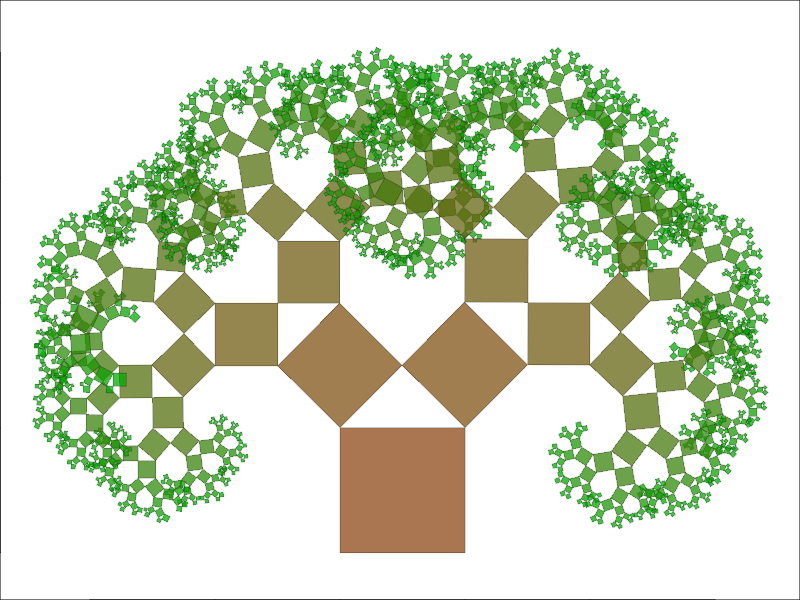

Recreate this plot in R.
# This program generates a Pythagoras tree with a randomly varying branching ratio 
# at each bifurcation point


rotationMatrix2D <- function(rad){
  # Creates a 2D rotation matrix by rad radians
  #
  # Args:
  #   rad: rotation angle in radians
  #
  # Returns:
  #   2x2 rotation matrix
  matrix(c(cos(rad), -sin(rad),
           sin(rad),  cos(rad)),2,2)
} 


generatePythagorasTree <- function(maxLevel=10, p=0.5, random_p=FALSE, k=100){
  # Generates a Pythagoras tree
  #
  # Args:
  #   maxLevel: depth of the binary tree
  #   p: branching ratio from 0 to 1
  #   random_p: whether the p should be random at each split. Overrides parameter p
  #   k: Beta distribution parameter. Only relevant if random_p == TRUE
  #
  # Returns:
  #   Matrix representing the tree. Each row is one cube. Columns are the coordinates of
  #   the corners of the cube and the depth in the following order 
  #   (x1, x2, x3, x4, y1, y2, y3, y4, level)
  
  generateTreeRec <- function(level, anchor, angle, base, side, p){
    # Nested recursive function that computes the coordinates for each cube
    
    baseCube <- matrix(c(0,0,1,1,0,1,1,0), 4, 2) * base
    R <- rotationMatrix2D(angle)
    
    newCube <- t((R %*% t(baseCube)) + anchor)
    
    if(level == maxLevel){
      return(c(as.vector(newCube), level))
      
    }else{
      # Generate random branching ratio. Biased towards the value that was used in last iteration
      if(random_p) p <- rbeta(1, k * p, k * (1-p)) %% 1
      
      #Parameters For the next branch
      angle_left <- asin(sqrt(1-p))
      angle_right <- asin(sqrt(p))
      base_left <- base*sqrt(p)
      base_right <- base*sqrt(1-p)
      
      #Generate new branch by calling the same function twice recursively:
      #once for left branch and once for right branch, with parameters adjusted accordingly
      return( rbind(c(as.vector(newCube), level), 
                    generateTreeRec(level + 1, newCube[2 + side,], 
                                    angle + ifelse(side==0, -angle_left, pi/2 - angle_left), 
                                    base_left, 0, p),
                    generateTreeRec(level + 1, newCube[3 + side,], 
                                    angle + ifelse(side==0, -(pi/2 - angle_right), angle_right), 
                                    base_right, 1, p)))
    } 
  }
  
  return(generateTreeRec(level=0, anchor=c(0,0), angle=0, base=1, side=0, p=p))
}


plotTree <- function(tree, col1, col2, alpha){
  # Plots the tree returned from generatePytahgorasTree
  #
  # Args:
  #   tree: tree that is returned from generatePythagorasTree
  #   col1: color of the trunk
  #   col2: color of a leaf
  #   alpha: alpha value of col1 and col2
  
  # Set the margins to 0
  p <- par(mar = c(0,0,0,0))
  
  # Create a color palette
  gr <- paste0(colorRampPalette(c(col1, col2))(max(tree[,9] + 1)), toupper(alpha))
  
  # Set up an empty plot
  plot(1, 1, type="n", xlim=range(tree[,1:4]), ylim=range(tree[,5:8]), asp=1)
  
  # One by one draw in the cubes
  for (i in 1:nrow(tree)){
    polygon(tree[i,c(1:4,1)], tree[i,c(5:8,5)], col=gr[tree[i,9] + 1], border="#0000003f")
  }
  
  # Restore the borders
  par(p)
}

# Generate a random tree with depth 10 and not too much variability (k=100)
tree <- generatePythagorasTree(10, random_p=T, k=100)

col1 <- "#8B4513"
col2 <- "#00aa00"
alpha <- "bb"
plotTree(tree, col1, col2, alpha)


